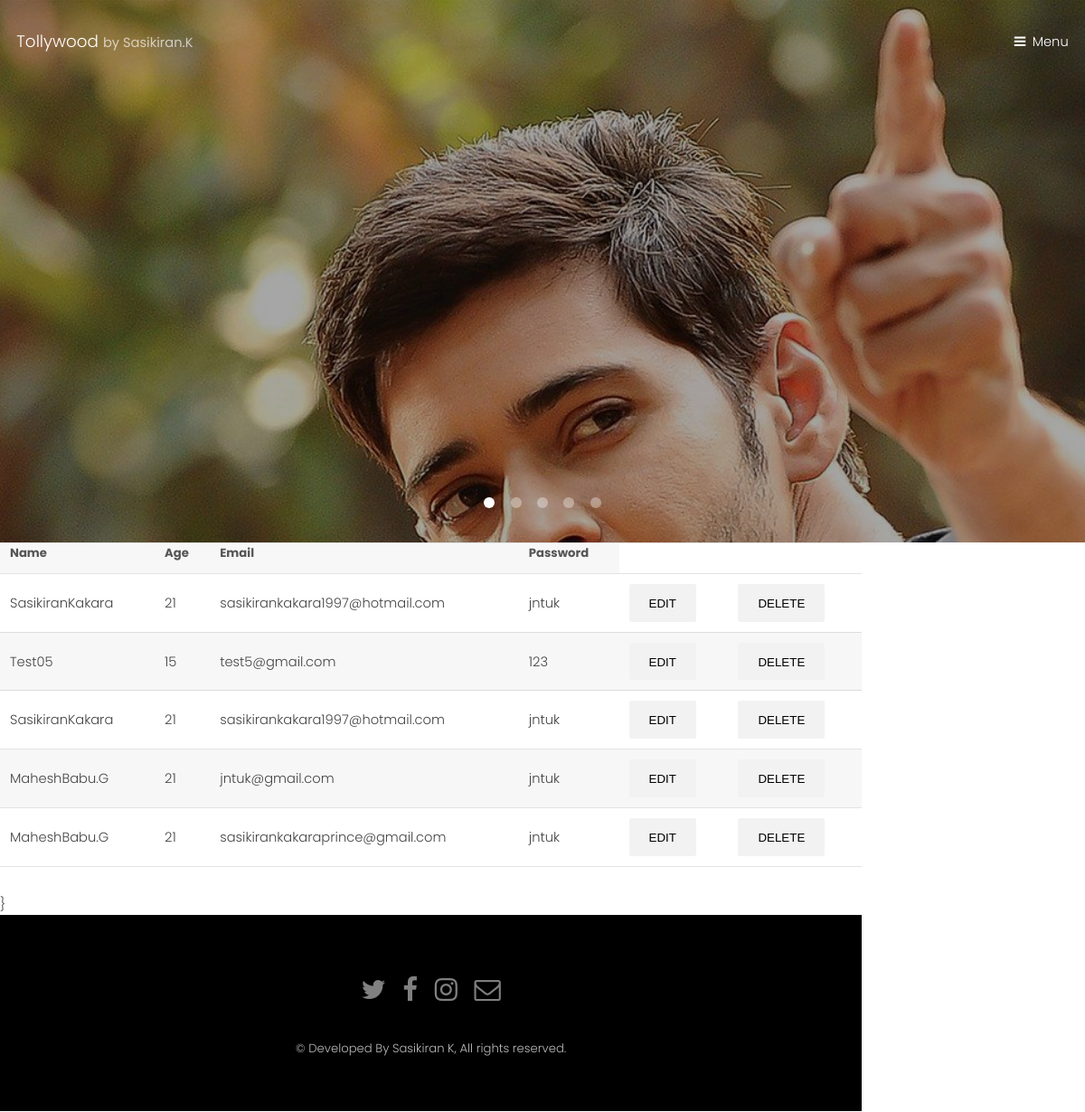
The page /RegShow/ on the database its author committed.
### Hero/models.py (models this page shows, shortened)
class Register(models.Model):
	name = models.CharField(max_length=50)
	age = models.IntegerField()
	email = models.EmailField(max_length=100)
	password = models.CharField(max_length=100)

### Hero/views.py (the view)
# urls.py: path('RegShow/',views.RegShow,name='RegShow'),
def RegShow(request):
	data=Register.objects.all()
	return render(request,'Hero/regshow.html',{'data':data})

### Hero/templates/Hero/regshow.html (shortened to what this page needs)
{% extends 'Hero/base.html' %}
{% block content %}
 <div class="row">
    	<div class="col-sm-8">
    		<table class="table table-bordered">
    			<tr>
    				<th>Name</th>
    				<th>Age</th>
    				<th>Email</th>
    				<th>Password</th>
    			</tr>
    			{% for i in data %}
    			<tr>
    				<td>{{i.name}}</td>
    				<td>{{i.age}}</td>
    				<td>{{i.email}}</td>
    				<td>{{i.password}}</td>
    				<td><a href="{% url 'edit' i.id %}"><button class="btn btn-danger">Edit</button></a></td>
    				<td><a href="{% url 'delete' i.id %}"><button class="btn btn-warning">Delete</button></a></td>
    			</tr>
    			{% endfor %}
    		</table>
}
{% endblock content %}

### Hero/templates/Hero/base.html (shortened to what this page needs)
{% load static %}
<!DOCTYPE HTML>
<html>
	<head>
		<link rel="stylesheet" href="{% static 'css/main.css' %}" />
	</head>
	<body>
			<header id="header" class="alt">
				<div class="logo"><a href="{% url 'index' %}">Tollywood <span>by Sasikiran.K</span></a></div>
				<a href="#menu">Menu</a>
			</header>
			<section class="banner full">
				<article>
				</article>
			</section>
			{% block content %}{% endblock content %}
			<footer id="footer">
				<div class="container">
					<ul class="icons">
						<li><a href="#" class="icon fa-twitter"><span class="label">Twitter</span></a></li>
						<li><a href="#" class="icon fa-facebook"><span class="label">Facebook</span></a></li>
						<li><a href="#" class="icon fa-instagram"><span class="label">Instagram</span></a></li>
						<li><a href="#" class="icon fa-envelope-o"><span class="label">Email</span></a></li>
					</ul>
				</div>
				<div class="copyright">
					&copy; Developed By Sasikiran K, All rights reserved.
				</div>
			</footer>
	</body>
</html>

### rows shown on the page
Register: name "SasikiranKakara", age "21", email "sasikirankakara1997@hotmail.com", password "jntuk"
Register: name "Test05", age "15", email "test5@gmail.com", password "123"
Register: name "SasikiranKakara", age "21", email "sasikirankakara1997@hotmail.com", password "jntuk"
Register: name "MaheshBabu.G", age "21", email "jntuk@gmail.com", password "jntuk"
Register: name "MaheshBabu.G", age "21", email "sasikirankakaraprince@gmail.com", password "jntuk"
